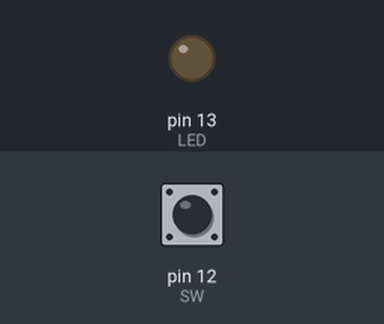
A sketch run on a simulated Arduino Uno, built with avr-gcc and run on an emulated ATmega328P. Parts: output pins drawn as LEDs (lit = HIGH). The inputs (shaded band) are chosen by the test bench; at power-on: pin 12 (SW) LOW.

Above: at 1.2 s.
1.3 s: pin 12 (SW) pulled HIGH for 0.15 s
At 1.37 s:
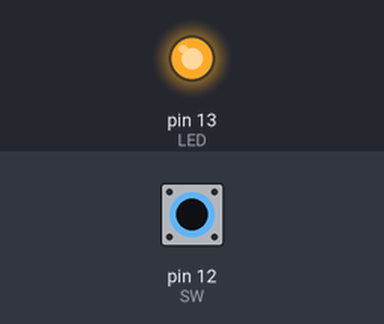
2.9 s: pin 12 (SW) pulled HIGH for 3.2 s
At 6.8 s:
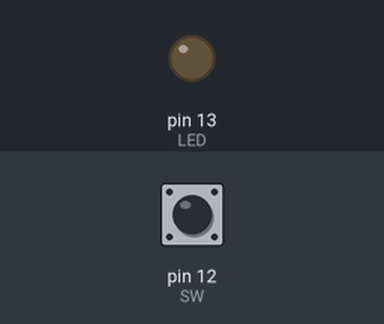
Timing chart, 0 to 8.3 s (numbered marks = the images above; inputs shaded):
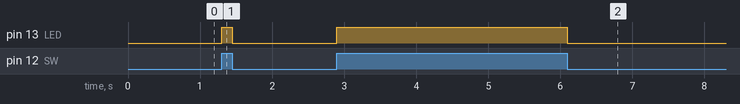

The sketch:

ArduinoLedwithSwitch1__copy_20241125213910.ino
```cpp
const int LED = 13;
const int SW = 12;
unsigned int button_state=0;
void setup() {
 pinMode(SW,INPUT);
 pinMode(LED,OUTPUT);
}

void loop()
{
  button_state=digitalRead(SW);
  if(button_state==HIGH)
  {
    digitalWrite(LED,HIGH);
    }
  else
  {
    digitalWrite(LED,LOW);
  }
}
```

Measured:
- after the input at 1.3 s, pin 13 (LED): LOW → HIGH at once, → LOW 0.15 s later
- after the input at 2.9 s, pin 13 (LED): LOW → HIGH at once, → LOW 3.2 s later
